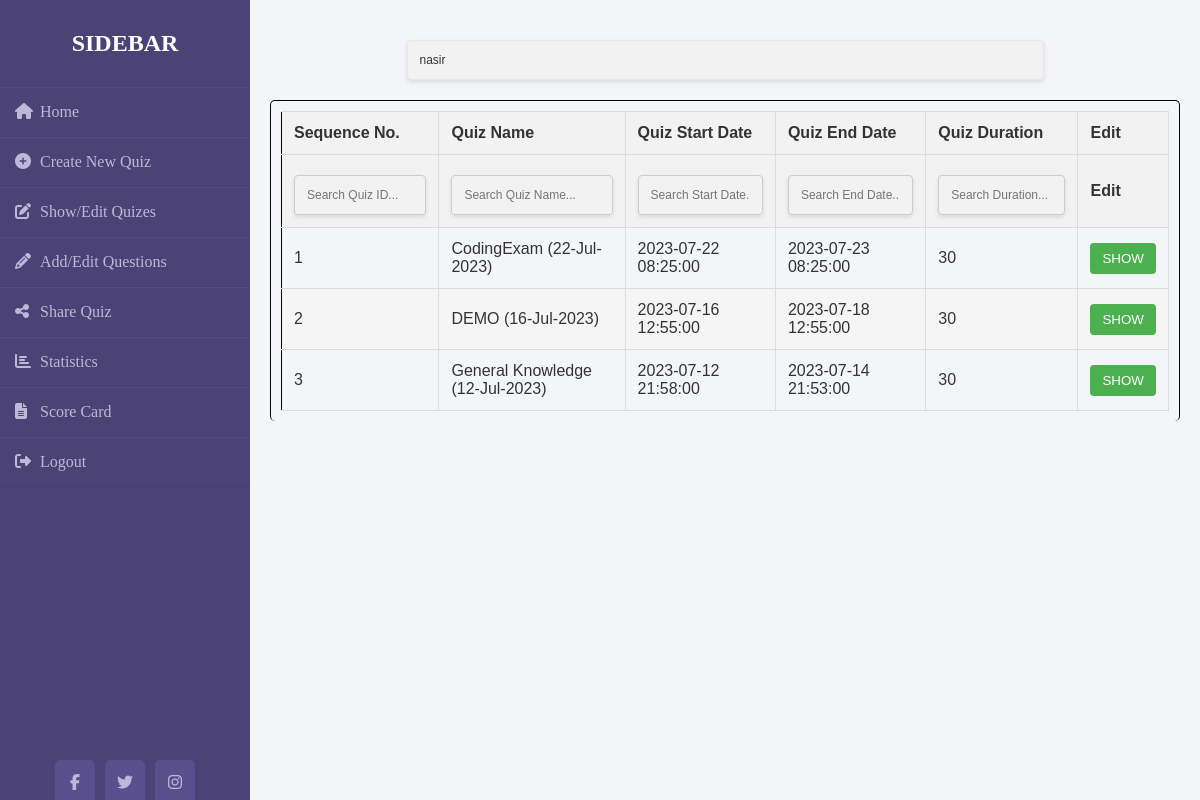
Screenshot of /Admin/Html/scoreCard.php (signed in) with the database file from the repository.
### tables this page shows
CREATE TABLE `category` (
  `id` int(11) NOT NULL,
  `quizName` varchar(255) NOT NULL,
  `quizStartTime` datetime NOT NULL,
  `quizEndTime` datetime NOT NULL,
  `duration` int(11) DEFAULT NULL,
  `adminEmail` varchar(255) DEFAULT NULL
);

### Admin/Html/scoreCard.php (the view, shortened to what this page needs)
<!DOCTYPE html>
<html lang="en">
<head>
    <link rel="stylesheet" href="../Css/navBar.css">
    <link rel="stylesheet" href="../Css/home.css">
    <link rel="stylesheet" href="../Css/editQuiz.css">
    <link rel="stylesheet" href="../Css/showQuiz.css">
</head>
<body>
    <div class="wrapper">
        <div class="sidebar">
            <h2>Sidebar</h2>
            <ul>
                <li><a href="home.php"><i class="fas fa-home"></i>Home</a></li>
                <li><a href="createQz.php"><i class="fas fa-plus-circle"></i>Create New Quiz</a></li>
                <li><a href="qzUpdate.php"><i class="fas fa-edit"></i>Show/Edit Quizes</a></li>
                <li><a href="updateQz.php"><i class="fas fas fa-pencil-alt"></i>Add/Edit Questions</a></li>
                <li><a href="shareQz.php"><i class="fas fas fa-share-alt"></i>Share Quiz</a></li>
                <li><a href="statistics.php"><i class="fas fas fa-chart-bar"></i>Statistics</a></li>
                <li><a href="scoreCard.php"><i class="fas fa-file-alt"></i>Score Card</a></li>
                <li><a href="logout.php"><i class="fas fa-sign-out-alt"></i>Logout</a></li>
            </ul>
            <div class="social_media">
                <a href="#"><i class="fab fa-facebook-f"></i></a>
                <a href="#"><i class="fab fa-twitter"></i></a>
                <a href="#"><i class="fab fa-instagram"></i></a>
            </div>
        </div>
        <div class="main_content">
            <input type="text" id="searchInputTop" value="nasir" onkeyup="searchByName()" placeholder="Search by Quiz Name..."
                class="search-input">
            <div class="tableOverFlow">
                <table id="quizTable">
                    <tr>
                        <th>Sequence No.</th>
                        <th>Quiz Name</th>
                        <th>Quiz Start Date</th>
                        <th>Quiz End Date</th>
                        <th>Quiz Duration</th>
                        <th>Edit</th>
                    </tr>
                    <tr>
                        <th>
                            <input type="text" id="searchInput0" onkeyup="searchTable(0)"
                                placeholder="Search Quiz ID..." class="search-input">
                        </th>
                        <th>
                            <input type="text" id="searchInput1" onkeyup="searchTable(1)"
                                placeholder="Search Quiz Name..." class="search-input">
                        </th>
                        <th>
                            <input type="text" id="searchInput2" onkeyup="searchTable(2)"
                                placeholder="Search Start Date..." class="search-input">
                        </th>
                        <th>
                            <input type="text" id="searchInput3" onkeyup="searchTable(3)"
                                placeholder="Search End Date..." class="search-input">
                        </th>
                        <th>
                            <input type="text" id="searchInput4" onkeyup="searchTable(4)"
                                placeholder="Search Duration..." class="search-input">
                        </th>
                        <th>Edit</th>
                    </tr>
                    <?php
                        $servername="localhost";
                        $username="root";
                        $password="";
                        $connection = mysqli_connect($servername,$username,$password);
                        $query = "SELECT * FROM category WHERE adminEmail = '" . $_SESSION['adminEmail'] . "'";
                        $result=mysqli_query($connection,$query);
                        $i = 1;
                        while($row = mysqli_fetch_array($result)){
                        ?>
                    <tr>
                        <td>
                            <?php echo $i++; ?>
                        </td>
                        <td>
                            <?php  $date = $row['quizStartTime'];
                            $dateTime = new DateTime($date);
                            $formattedDate = $dateTime->format('d-M-Y');
                            echo $row['quizName']." (".$formattedDate.")";?>
                        </td>
                        <td>
                            <?php echo $row['quizStartTime'] ?>
                        </td>
                        <td>
                            <?php echo $row['quizEndTime'] ?>
                        </td>
                        <td>
                            <?php echo $row['duration'] ?>
                        </td>
                        <td>
                            <button class="edit-btn">
                                <a href="qzScoreCard.php?id=<?php echo $row['id'];?>" style="color:white;"
                                    class="btn edit-link" data-toggle="tooltip" data-placement="top"
                                    title="EDIT">SHOW</a>
                            </button>
                        </td>
                    </tr>
                    <?php
                        }
                        ?>
                </table>
            </div>
        </div>
    </div>
</body>
</html>

### Admin/Css/navBar.css (style rules this page uses)
* { margin: 0; padding: 0; box-sizing: border-box; list-style: none; text-decoration: none; }
body { background-color: #f3f5f9; }
.wrapper { display: flex; position: relative; }
.sidebar { z-index: 1; width: 250px; height: 100%; background: #4b4276; padding: 30px 0px; position: fixed; transition: transform 0.3s ease-in-out; }
.sidebar h2 { color: #fff; text-transform: uppercase; text-align: center; margin-bottom: 30px; }
.sidebar ul li { padding: 15px; border-bottom: 1px solid #bdb8d7; border-bottom: 1px solid rgba(0, 0, 0, 0.05); border-top: 1px solid rgba(255, 255, 255, 0.05); }
.sidebar ul li a { color: #bdb8d7; display: block; }
.sidebar ul li a .fas { width: 25px; }
.sidebar .social_media { position: absolute; bottom: 0; left: 50%; transform: translateX(-50%); display: flex; }
.sidebar .social_media a { display: block; width: 40px; background: #594f8d; height: 40px; line-height: 45px; text-align: center; margin: 0 5px; color: #bdb8d7; border-top-left-radius: 5px; border-top-right-radius: 5px; }
.main_content { margin-left: 250px; min-height: 100vh; padding: 20px; transition: margin-left 0.3s ease-in-out; }

### Admin/Css/home.css (style rules this page uses)
.main_content { width: 100%; background-color: #FCCF31 + #F55555; height: 100vh; }

### Admin/Css/editQuiz.css (style rules this page uses)
.main_content { width: 100%; min-height: 100vh !important; }
input[type="text"], input[type="number"], input[type="email"], select, textarea { width: 100%; border: none; padding: 12px; border: 1px solid #ccc; border-radius: 4px; box-sizing: border-box; resize: vertical; }

### Admin/Css/showQuiz.css (style rules this page uses)
* { box-sizing: border-box; }
table { width: 100%; border-collapse: collapse; font-family: Arial, sans-serif; color: #333; border: 1px solid black; padding: 2px; }
th, td { padding: 12px; text-align: left; border-bottom: 1px solid #ddd; border-right: 1px solid #ddd; }
th { background-color: #f2f2f2; font-weight: bold; border-top: 1px solid #ddd; position: relative; }
tr:nth-child(even) { background-color: #f5f5f5; }
.edit-btn, .delete-btn { padding: 8px 12px; background-color: #4CAF50; color: white; border: none; cursor: pointer; border-radius: 4px; }
.search-input { padding: 13px; margin-top: 8px; margin-right: 16px; font-size: 12px; border: none; border-radius: 5px; box-shadow: 0 2px 4px rgba(0, 0, 0, 0.1); background-color: #f2f2f2; color: #333; transition: box-shadow 0.3s ease-in-out; }
#searchInputTop { width: 70%; margin: 20px auto; border: 1px solid rgb(237, 229, 229); display: block; }
.main_content { overflow-x: hidden; }
.tableOverFlow { padding-bottom: 10px; overflow-x: auto; border-right: 1px solid black; border-left: 1px solid black; border-top: 1px solid black; border-radius: 5px; padding: 10px; }

### rows the page displays
category: quizName "CodingExam", quizStartTime "22-Jul-2023", quizStartTime "2023-07-22 08:25:00", quizEndTime "2023-07-23 08:25:00", duration "30"
category: quizName "DEMO", quizStartTime "16-Jul-2023", quizStartTime "2023-07-16 12:55:00", quizEndTime "2023-07-18 12:55:00", duration "30"
category: quizName "General Knowledge", quizStartTime "12-Jul-2023", quizStartTime "2023-07-12 21:58:00", quizEndTime "2023-07-14 21:53:00", duration "30"
